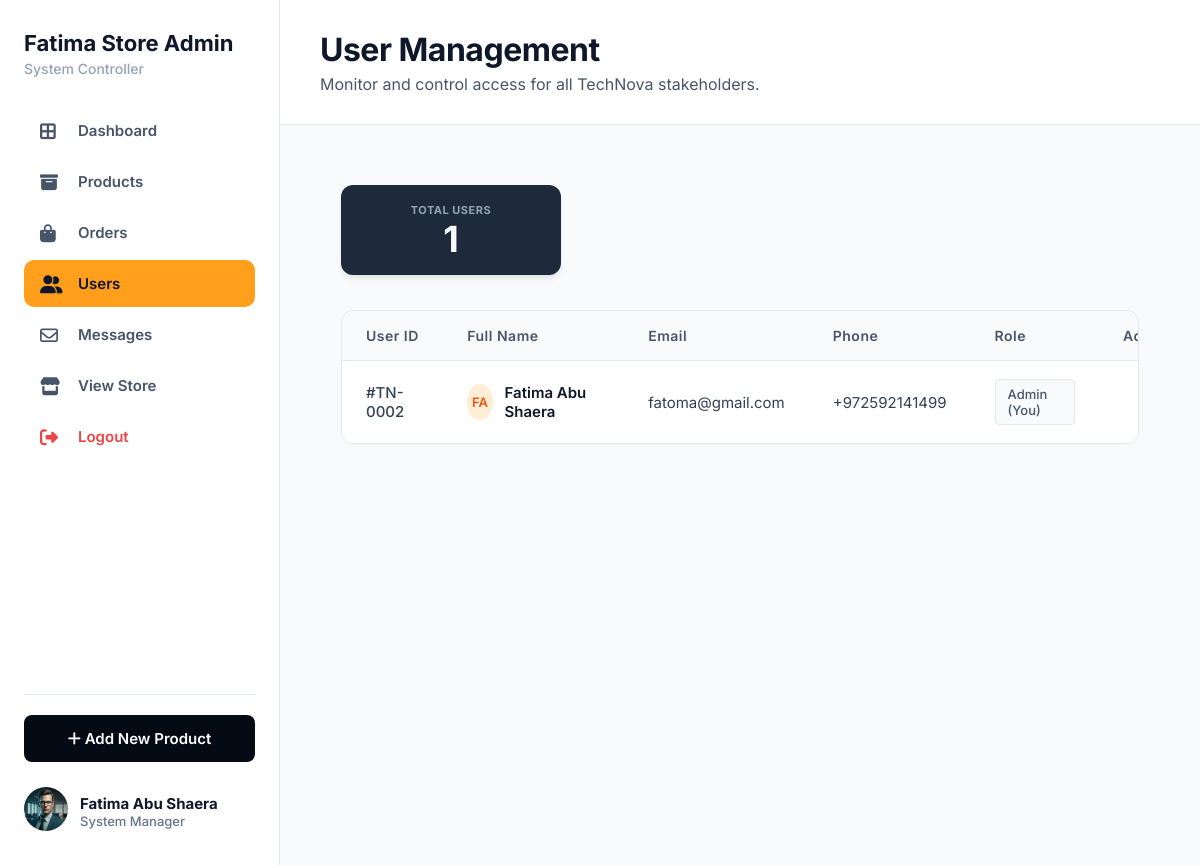
The page /admin/admin_users.php (signed in) on the database its author committed.
### tables this page shows
CREATE TABLE `users` (
  `user_id` int(11) NOT NULL,
  `full_name` varchar(100) NOT NULL,
  `email` varchar(100) NOT NULL,
  `password` varchar(225) NOT NULL,
  `role` enum('customer','admin') NOT NULL,
  `created_at` timestamp NOT NULL DEFAULT current_timestamp() ON UPDATE current_timestamp(),
  `phone` varchar(20) NOT NULL,
  `address` text NOT NULL
);

### admin/admin_users.php (the view, shortened to what this page needs)
<?php
require_once '../config/config.php';
$stmt = $pdo->query("SELECT * FROM users ORDER BY created_at DESC");
$users = $stmt->fetchAll();
?>
<!DOCTYPE html>
<html lang="en">
<head>
    <link rel="stylesheet" href="https://cdnjs.cloudflare.com/ajax/libs/font-awesome/6.4.0/css/all.min.css">
    <link rel="stylesheet" href="../css/sidebar.css">
    <link rel="stylesheet" href="../css/style.css">
    <link rel="stylesheet" href="../css/admin-orders.css">
    <link rel="stylesheet" href="../css/admin-users.css">
</head>
<body>
    <div class="app-layout" style="display: flex; flex-direction: row; min-height: 100vh">
        <?php include '../includes/sidebar.php'; ?>
        <div class="main-content-wrapper">
            <header class="page-top-header">
                <div class="orders-title">
                    <div>
                        <h1>User Management</h1>
                        <p style="color: var(--secondary-text); margin: 5px 0 0 0;">Monitor and control access for all TechNova stakeholders.</p>
                    </div>
                </div>
            </header>
            <main class="main-content">
                <div class="users-container">
                    <div class="filters-stats-row">
                        <div class="total-users-card">
                            <span class="card-label">TOTAL USERS</span>
                            <span class="card-count"><?= count($users) ?></span>
                        </div>
                    </div>
                    <div class="users-table-wrapper">
                        <table class="users-table">
                            <thead>
                                <tr>
                                    <th>User ID</th>
                                    <th>Full Name</th>
                                    <th>Email</th>
                                    <th>Phone</th>
                                    <th>Role</th>
                                    <th class="text-center">Actions</th>
                                </tr>
                            </thead>
                            <tbody>
                                <?php foreach ($users as $u): ?>
                                    <tr>
                                        <td class="user-id">#TN-<?= str_pad($u['user_id'], 4, '0', STR_PAD_LEFT) ?></td>
                                        <td>
                                            <div class="user-profile-cell">
                                                <div class="avatar-circle avatar-orange"><?= strtoupper(substr($u['full_name'], 0, 2)) ?></div>
                                                <span class="user-full-name"><?= htmlspecialchars($u['full_name']) ?></span>
                                            </div>
                                        </td>
                                        <td class="user-email"><?= htmlspecialchars($u['email']) ?></td>
                                        <td class="user-phone"><?= htmlspecialchars($u['phone'] ?? 'N/A') ?></td>
                                        <td>
                                            <?php if ($u['user_id'] != $_SESSION['user_id']): ?>
                                                <form action="admin_users.php" method="POST" style="margin: 0;">
                                                    <input type="hidden" name="change_role" value="1">
                                                    <input type="hidden" name="user_id" value="<?= $u['user_id'] ?>">
                                                    <div class="role-select-wrapper">
                                                        <select class="role-select" name="role" onchange="this.form.submit()">
                                                            <option value="admin" <?= $u['role'] === 'admin' ? 'selected' : '' ?>>Admin</option>
                                                            <option value="customer" <?= $u['role'] === 'customer' ? 'selected' : '' ?>>Customer</option>
                                                        </select>
                                                    </div>
                                                </form>
                                            <?php else: ?>
                                                <div class="role-select-wrapper no-arrow">
                                                    <span style="padding: 6px 12px; display: inline-block; font-size: 13px; font-weight: 500; border-radius: 4px; border: 1px solid #e2e8f0; background: #f8fafc; color: #475569;">Admin (You)</span>
                                                </div>
                                            <?php endif; ?>
                                        </td>
                                        <td class="text-center">
                                        </td>
                                    </tr>
                                <?php endforeach; ?>
                            </tbody>
                        </table>
                    </div>
                </div>
            </main>
        </div>
    </div>
</body>
</html>

### css/sidebar.css (style rules this page uses)
* { margin: 0; padding: 0; box-sizing: border-box; font-family: "Inter", sans-serif; }
body { background-color: #f8fafc; color: #334155; -webkit-font-smoothing: antialiased; }
.app-layout { display: flex; flex-wrap: nowrap; min-height: 100vh; width: 100%; }
.main-content { flex: 1; min-width: 0; padding: 30px 40px; background-color: #f8fafc; }
table { width: 100%; border-collapse: collapse; text-align: left; }
th { background-color: #f8fafc; color: #475569; font-size: 12px; font-weight: 700; padding: 16px 24px; letter-spacing: 0.5px; border-bottom: 1px solid #e2e8f0; }
td { padding: 16px 24px; border-bottom: 1px solid #f1f5f9; vertical-align: middle; }
tbody tr { transition: background-color 0.2s ease; }

### css/style.css (style rules this page uses)
html, body { height: 100%; overflow-x: hidden; }
*, *::before, *::after { box-sizing: border-box; }
body { display: flex; flex-direction: column; min-height: 100vh; margin: 0; padding: 0; }
.main-content { flex: 1; }

### css/admin-orders.css (style rules this page uses)
:root { --primary-text: #0f172a; --secondary-text: #475569; --border-color: #e2e8f0; --bg-light: #f8fafc; --white: #ffffff; --danger: #ef4444; --blue: #0284c7; --orange: #ea580c; --green: #16a34a; }
.main-content-wrapper { flex: 1; display: flex; flex-direction: column; background-color: var(--bg-light); min-height: 100vh; min-width: 0; box-sizing: border-box; }
.page-top-header { width: 100%; padding: 30px 40px; display: flex; justify-content: space-between; align-items: center; background: var(--white); border-bottom: 1px solid var(--border-color); box-sizing: border-box; }
.orders-title h1 { font-size: 32px; color: var(--primary-text); font-weight: 700; letter-spacing: -0.5px; margin: 0; }
.avatar-circle { width: 48px; height: 48px; border-radius: 50%; display: flex; align-items: center; justify-content: center; font-size: 16px; font-weight: 600; }
.avatar-orange { background-color: #ffedd5; color: var(--orange); }

### css/admin-users.css (style rules this page uses)
.users-container { max-width: 1200px; margin: 0 auto; min-height: 85vh; display: flex; flex-direction: column; padding-top: 30px; }
.filters-stats-row { display: flex; justify-content: space-between; align-items: center; margin-bottom: 25px; gap: 20px; }
.total-users-card { background-color: #1e293b; border-radius: 12px; padding: 14px 24px; display: flex; flex-direction: column; justify-content: center; align-items: center; width: 220px; height: 90px; box-shadow: 0 4px 6px -1px rgba(0, 0, 0, 0.1); }
.card-label { font-size: 11px; font-weight: 700; color: #94a3b8; letter-spacing: 0.5px; margin-bottom: 4px; }
.card-count { font-size: 36px; font-weight: 700; color: #f8fafc; line-height: 1; }
.users-table-wrapper { background-color: #ffffff; border-radius: 12px; border: 1px solid #e2e8f0; box-shadow: 0 1px 3px rgba(0, 0, 0, 0.01); overflow: hidden; width: 100%; margin-top: 10px; }
.users-table { width: 100%; border-collapse: collapse; text-align: left; }
.users-table th { padding: 16px 24px; color: #475569; font-size: 14px; font-weight: 600; border-bottom: 1px solid #e2e8f0; background-color: #f8fafc; }
.users-table td { padding: 18px 24px; border-bottom: 1px solid #e2e8f0; font-size: 15px; color: #334155; vertical-align: middle; }
.users-table tr:last-child td { border-bottom: none; }
.user-id { color: #64748b; font-weight: 500; }
.user-profile-cell { display: flex; align-items: center; gap: 12px; }
.avatar-circle { width: 36px; height: 36px; border-radius: 50%; display: flex; align-items: center; justify-content: center; font-size: 13px; font-weight: 600; }
.avatar-orange { background-color: #ffedd5; color: #ea580c; }
.user-full-name { font-weight: 600; color: #0f172a; }
.user-email { color: #475569; }
.user-phone { color: #64748b; }
.role-select-wrapper { position: relative; display: inline-flex; align-items: center; }
.text-center { text-align: center; }
.users-container { width: 95%; min-width: 0; }
.users-table-wrapper { overflow-x: auto; -webkit-overflow-scrolling: touch; }
.users-table { min-width: 860px; }

### rows shown on the page
users: user_id "0002", full_name "FA", full_name "Fatima Abu Shaera", email "fatoma@gmail.com", phone "+972592141499", shows "Admin (You)"

### other values the page prints
$_SESSION['name'] "Fatima Abu Shaera"
count($users) "1"
